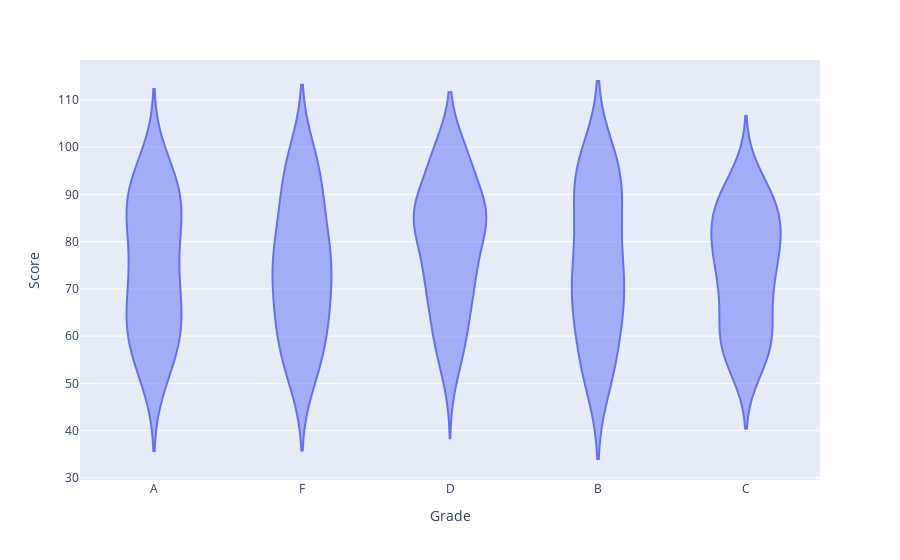

This figure's notebook cell:
### Code cell
fig=px.violin(df1,x='Grade',y='Score')
fig.show()

### Figure 1 — Plotly figure (JSON) as saved in the notebook; plotly's stock layout.template omitted (floating-point values rounded to 4 significant figures; data arrays with more than 128 entries replaced by an {"elided": "..."} marker saying what was removed)
{"data": [{"alignmentgroup": "True", "box": {"visible": false}, "hovertemplate": "Grade=%{x}<br>Score=%{y}<extra></extra>", "legendgroup": "", "marker": {"color": "#636efa"}, "name": "", "offsetgroup": "", "orientation": "v", "scalegroup": "True", "showlegend": false, "type": "violin", "x": {"elided": "200 str values"}, "x0": " ", "xaxis": "x", "y": {"elided": "200 int values"}, "y0": " ", "yaxis": "y"}], "layout": {"autosize": true, "legend": {"tracegroupgap": 0}, "margin": {"t": 60}, "violinmode": "group", "xaxis": {"anchor": "y", "autorange": true, "domain": [0, 1], "range": [-0.5, 4.5], "title": {"text": "Grade"}, "type": "category"}, "yaxis": {"anchor": "x", "autorange": true, "domain": [0, 1], "range": [29.54, 118.5], "title": {"text": "Score"}, "type": "linear"}}}
